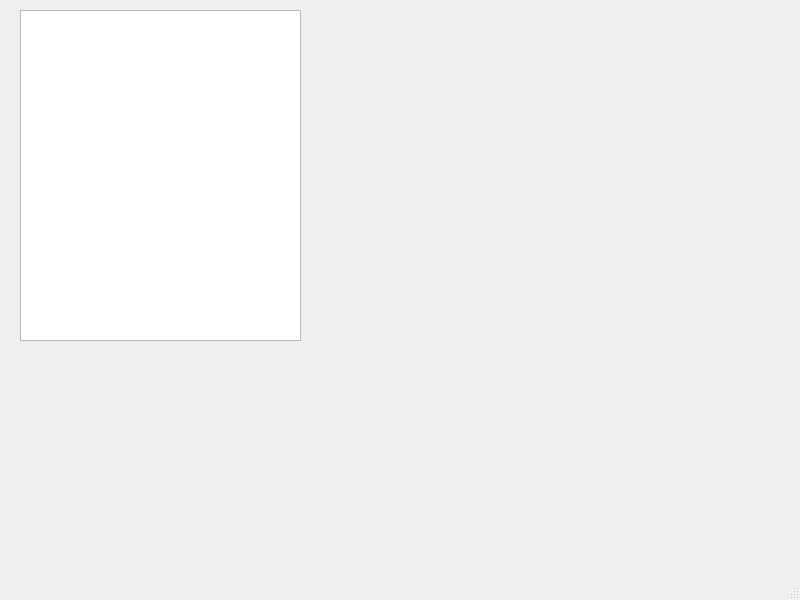
<?xml version="1.0" encoding="UTF-8"?>
<ui version="4.0">
 <class>MainWindow</class>
 <widget class="QMainWindow" name="MainWindow">
  <property name="geometry">
   <rect>
    <x>0</x>
    <y>0</y>
    <width>800</width>
    <height>600</height>
   </rect>
  </property>
  <property name="windowTitle">
   <string>Homework_5</string>
  </property>
  <widget class="QWidget" name="centralwidget">
   <widget class="QPlainTextEdit" name="plainTextEdit">
    <property name="geometry">
     <rect>
      <x>20</x>
      <y>10</y>
      <width>281</width>
      <height>331</height>
     </rect>
    </property>
   </widget>
  </widget>
  <widget class="QMenuBar" name="menubar">
   <property name="geometry">
    <rect>
     <x>0</x>
     <y>0</y>
     <width>800</width>
     <height>25</height>
    </rect>
   </property>
  </widget>
  <widget class="QStatusBar" name="statusbar"/>
 </widget>
 <resources/>
 <connections/>
</ui>
